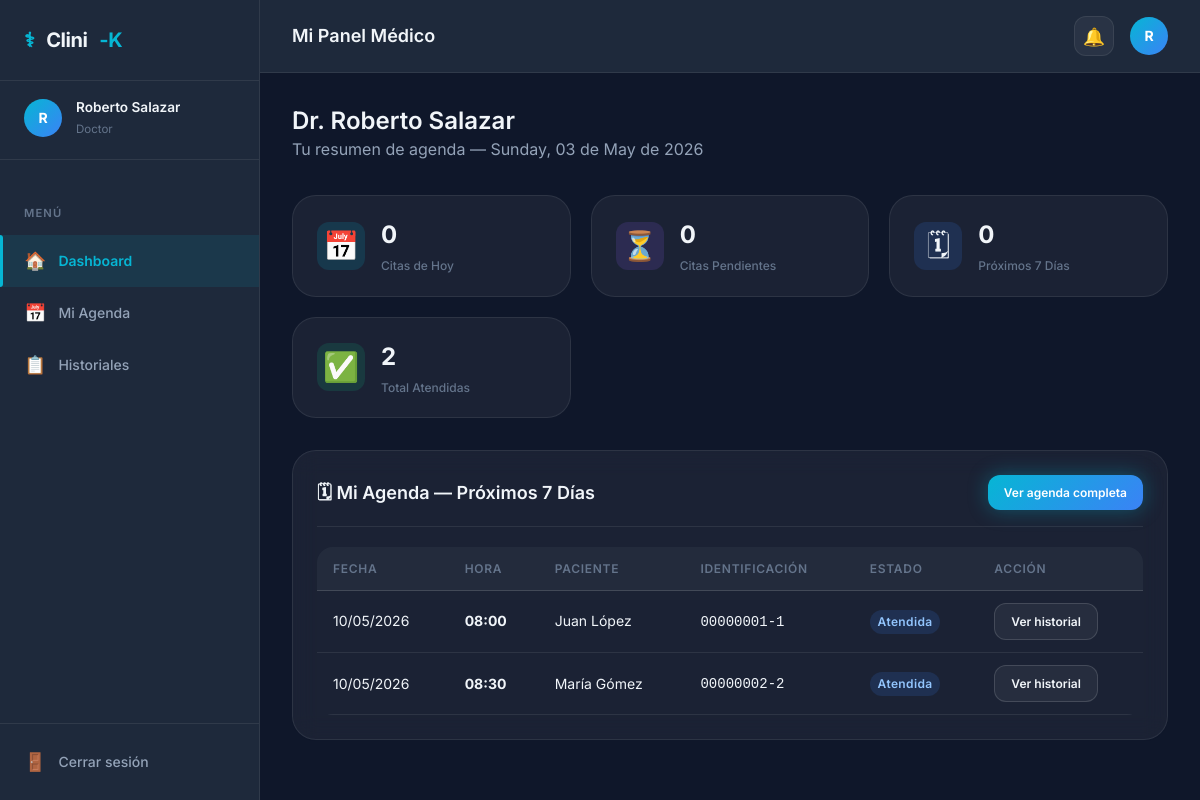
Page /dashboard/doctor (signed in) on the earlier database version.
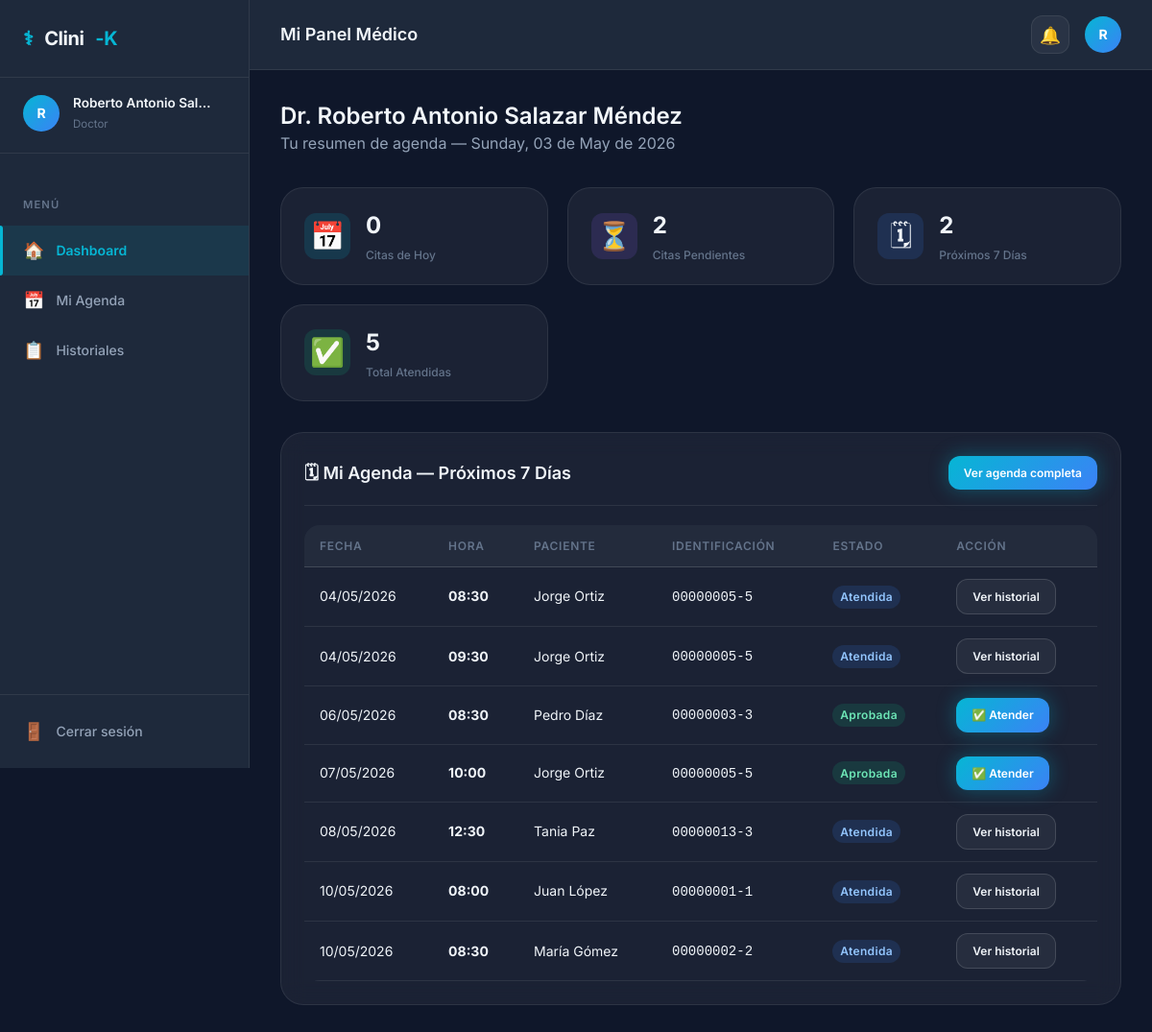
Same page on the later database version.
### tables this page shows
CREATE TABLE `cita` (
  `id_cita` int(11) NOT NULL,
  `id_doctor` int(11) NOT NULL,
  `id_paciente` int(11) NOT NULL,
  `fecha` date NOT NULL,
  `hora` time NOT NULL,
  `id_estado` int(11) NOT NULL
);

CREATE TABLE `paciente` (
  `id_paciente` int(11) NOT NULL,
  `primer_nombre` varchar(50) NOT NULL,
  `segundo_nombre` varchar(50) DEFAULT NULL,
  `primer_apellido` varchar(50) NOT NULL,
  `segundo_apellido` varchar(50) DEFAULT NULL,
  `telefono` varchar(15) DEFAULT NULL,
  `fecha_nacimiento` date NOT NULL,
  `numeroIdentificacion` varchar(15) NOT NULL,
  `id_estado` int(11) DEFAULT 8,
  `fecha_creacion` timestamp NOT NULL DEFAULT current_timestamp()
);

CREATE TABLE `estado` (
  `id_estado` int(11) NOT NULL,
  `nombre` varchar(50) NOT NULL
);

### src/Controllers/Web/BaseController.php (called while the page is built, shortened)
<?php
abstract class BaseController
{
    protected function render(string $viewPath, array $data = []): void
    {
        extract($data, EXTR_SKIP);
        $fullPath = dirname(__DIR__, 3) . '/views/' . $viewPath . '.php';
        include $fullPath;
    }
}

### src/Controllers/Web/DoctorController.php (called while the page is built, shortened)
<?php
class DoctorController extends BaseController
{
    private DashboardRepository $repo;
    public function __construct()
    {
        $this->repo = new DashboardRepository();
    }
    public function dashboard(): void
    {
        $idDoctor = (int) $_SESSION['id_referencia'];
        $agenda = $this->repo->getAgendaDoctor($idDoctor);
        $this->render('doctor/dashboard', compact('stats', 'agenda'));
    }
}

### src/Config/Database.php (called while the page is built, shortened)
<?php
class Database
{
    private static ?Database $instance = null;
    private PDO $pdo;
    private function __construct()
    {
        $dsn = sprintf(
            'mysql:host=%s;port=%s;dbname=%s;charset=%s',
            self::DB_HOST,
            self::DB_PORT,
            self::DB_NAME,
            self::DB_CHARSET
        );
        $options = [
            PDO::ATTR_ERRMODE            => PDO::ERRMODE_EXCEPTION,
            PDO::ATTR_DEFAULT_FETCH_MODE => PDO::FETCH_ASSOC,
            PDO::ATTR_EMULATE_PREPARES   => false,
            PDO::MYSQL_ATTR_INIT_COMMAND => "SET NAMES utf8mb4 COLLATE utf8mb4_unicode_ci",
        ];
        $this->pdo = new PDO($dsn, self::DB_USER, self::DB_PASS, $options);
    }
    public static function getInstance(): Database
    {
        if (self::$instance === null) {
            self::$instance = new self();
        }
        return self::$instance;
    }
    public function getConnection(): PDO
    {
        return $this->pdo;
    }
}

### src/Repositories/DashboardRepository.php (called while the page is built, shortened)
<?php
class DashboardRepository
{
    private PDO $db;
    public function __construct()
    {
        $this->db = Database::getInstance()->getConnection();
    }
    public function getAgendaDoctor(int $idDoctor): array
    {
        $sql = "SELECT c.id_cita, c.fecha, c.hora,
                       CONCAT(p.primer_nombre, ' ', p.primer_apellido) AS nombre_paciente,
                       p.numeroIdentificacion,
                       e.nombre AS estado, c.id_estado
                FROM   cita c
                INNER JOIN paciente p ON c.id_paciente = p.id_paciente
                INNER JOIN estado   e ON c.id_estado   = e.id_estado
                WHERE  c.id_doctor = :id
                AND    c.fecha BETWEEN CURDATE() AND DATE_ADD(CURDATE(), INTERVAL 7 DAY)
                AND    c.id_estado IN (2, 4)
                ORDER  BY c.fecha ASC, c.hora ASC
                LIMIT  30";
        $stmt = $this->db->prepare($sql);
        $stmt->execute([':id' => $idDoctor]);
        return $stmt->fetchAll(PDO::FETCH_ASSOC);
    }
}

### views/doctor/dashboard.php (the view, shortened to what the rows shown need)
<?php
include __DIR__ . '/../layout/head.php';
?>
<header class="topbar">
    <h1 class="topbar-title">Mi Panel Médico</h1>
</header>
<main class="page-content" id="doctor-dashboard">
    <div class="page-header">
        <h2>Dr. <?= htmlspecialchars($_SESSION['nombre'] ?? '') ?></h2>
    </div>
    <section class="content-grid">
        <div class="card" id="card-agenda-doctor" style="grid-column: 1 / -1;">
            <?php if (empty($agenda)): ?>
                <div class="table-empty">
                    <span>🎉</span>
                    No tienes citas programadas para los próximos 7 días.
                </div>
            <?php else: ?>
            <div class="table-wrapper">
                <table id="tabla-agenda-doctor">
                    <thead>
                        <tr>
                            <th>Fecha</th>
                            <th>Hora</th>
                            <th>Paciente</th>
                            <th>Identificación</th>
                            <th>Estado</th>
                            <th>Acción</th>
                        </tr>
                    </thead>
                    <tbody>
                        <?php foreach ($agenda as $cita): ?>
                        <?php
                            $estadoClass = match((int)$cita['id_estado']) {
                                1 => 'badge estado-pendiente',
                                2 => 'badge estado-aprobada',
                                4 => 'badge estado-atendida',
                                5 => 'badge estado-cancelada',
                                default => 'badge badge-muted',
                            };
                            $esHoy = ($cita['fecha'] === date('Y-m-d'));
                        ?>
                        <tr <?= $esHoy ? 'style="background:rgba(6,182,212,0.06);"' : '' ?>>
                            <td>
                                <?= date('d/m/Y', strtotime($cita['fecha'])) ?>
                            </td>
                            <td><strong><?= htmlspecialchars(substr($cita['hora'], 0, 5)) ?></strong></td>
                            <td><?= htmlspecialchars($cita['nombre_paciente']) ?></td>
                            <td><code><?= htmlspecialchars($cita['numeroIdentificacion']) ?></code></td>
                            <td><span class="<?= $estadoClass ?>"><?= htmlspecialchars($cita['estado']) ?></span></td>
                            <td>
                                <?php if (in_array((int)$cita['id_estado'], [1, 2], true)): ?>
                                    <a href="<?= defined('BASE_PATH') ? BASE_PATH : '' ?>/historial/atender?cita=<?= (int)$cita['id_cita'] ?>"
                                       class="btn btn-primary btn-sm"
                                       id="btn-atender-cita-<?= (int)$cita['id_cita'] ?>">
                                        ✅ Atender
                                    </a>
                                <?php elseif ((int)$cita['id_estado'] === 4): ?>
                                    <a href="<?= defined('BASE_PATH') ? BASE_PATH : '' ?>/historial"
                                       class="btn btn-secondary btn-sm"
                                       id="btn-historial-cita-<?= (int)$cita['id_cita'] ?>">
                                        Ver historial
                                    </a>
                                <?php else: ?>
                                    <span class="text-muted" style="font-size:.8rem">—</span>
                                <?php endif; ?>
                            </td>
                        </tr>
                        <?php endforeach; ?>
                    </tbody>
                </table>
            </div>
            <?php endif; ?>
        </div>
    </section>
</main>
<?php include __DIR__ . '/../layout/foot.php'; ?>

Differences in the rows shown:
added cita: fecha "04/05/2026", hora "08:30", nombre_paciente "Jorge Ortiz", id_paciente.numeroIdentificacion "00000005-5", id_estado.nombre "Atendida"
added cita: fecha "04/05/2026", hora "09:30", nombre_paciente "Jorge Ortiz", id_paciente.numeroIdentificacion "00000005-5", id_estado.nombre "Atendida"
added cita: fecha "06/05/2026", hora "08:30", nombre_paciente "Pedro Díaz", id_paciente.numeroIdentificacion "00000003-3", id_estado.nombre "Aprobada"
added cita: fecha "07/05/2026", hora "10:00", nombre_paciente "Jorge Ortiz", id_paciente.numeroIdentificacion "00000005-5", id_estado.nombre "Aprobada"
added cita: fecha "08/05/2026", hora "12:30", nombre_paciente "Tania Paz", id_paciente.numeroIdentificacion "00000013-3", id_estado.nombre "Atendida"
Other differences:
$nombre: "Roberto Salazar" → "Roberto Antonio Sal…"
$_SESSION['nombre']: "Roberto Salazar" → "Roberto Antonio Salazar Méndez"
$stats['pendientes']: "0" → "2"
$stats['proximas']: "0" → "2"
$stats['atendidas']: "2" → "5"
